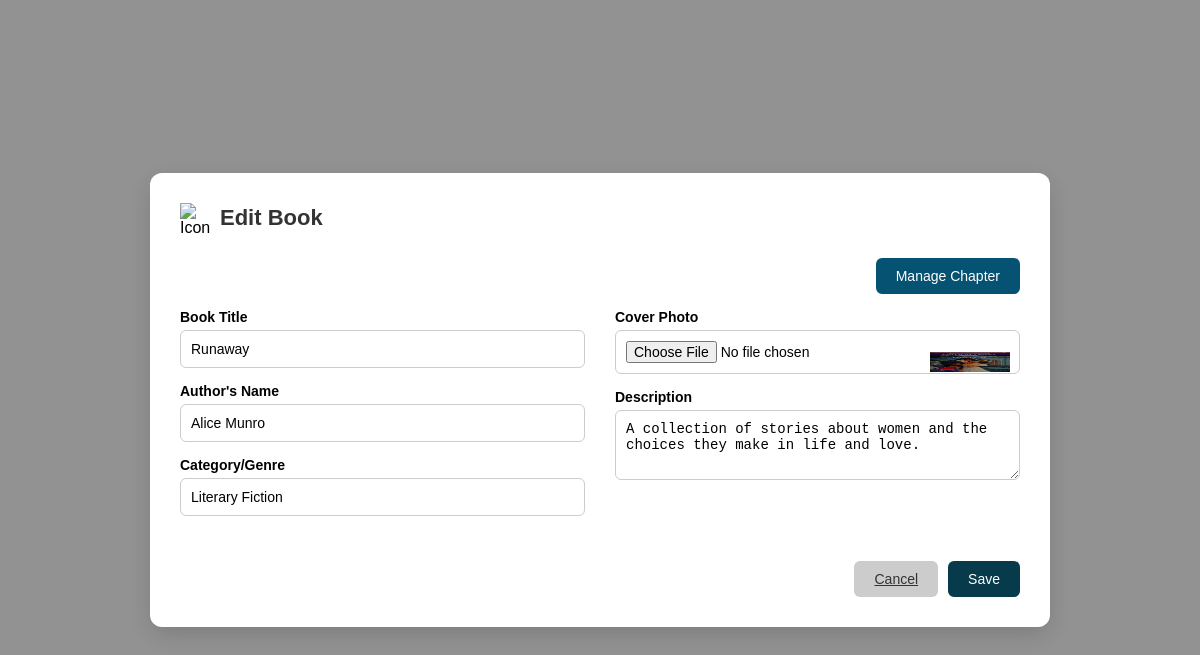
The app's page /admin/Edit-Book-Modal.php?id=27 with its own data.
### tables this page shows
CREATE TABLE `books` (
  `id` int(11) NOT NULL,
  `title` varchar(255) NOT NULL,
  `author` varchar(255) NOT NULL,
  `category` varchar(100) DEFAULT NULL,
  `cover_image` varchar(255) DEFAULT NULL,
  `views` int(11) DEFAULT 0,
  `description` text DEFAULT NULL,
  `created_at` timestamp NOT NULL DEFAULT current_timestamp(),
  `availability` int(11) DEFAULT 1
);

### admin/Edit-Book-Modal.php (the view, shortened to what this page needs)
<?php
include('../dbcon.php');
$book_id = $_GET['id'];
$stmt = $conn->prepare("SELECT * FROM books WHERE id = ?");
$stmt->bind_param("i", $book_id);
$stmt->execute();
$result = $stmt->get_result();
$book = $result->fetch_assoc();
?>
<!DOCTYPE html>
<html lang="en">
<head>
  <link rel="stylesheet" href="../css/Edit-Book-Modal.css">
</head>
<body>
  <div class="modal-overlay">
    <div class="modal-box">
      <div class="modal-header">
        <img src="../Images/book-icon.png" alt="Icon" class="modal-icon">
        <h2>Edit Book</h2>
      </div>
      <div style="text-align: right; margin-bottom: 15px;">
        <a href="manage-chapter.php?book_id=<?= $book_id ?>"><button class="chapter-btn"> Manage Chapter</button></a>
      </div>
      <form class="modal-form" action="UpdateBook.php" method="POST" enctype="multipart/form-data">
        <div class="form-grid">
          <div class="left-column">
            <div class="form-group">
              <label for="title">Book Title</label>
              <input type="text" id="title" name="title" value="<?php echo htmlspecialchars($book['title']); ?>" required>
            </div>
            <div class="form-group">
              <label for="author">Author's Name</label>
              <input type="text" id="author" name="author" value="<?php echo htmlspecialchars($book['author']); ?>" required>
            </div>
            <div class="form-group">
              <label for="genre">Category/Genre</label>
              <input type="text" id="genre" name="genre" value="<?php echo htmlspecialchars($book['category']); ?>" required>
            </div>
          </div>
          <div class="right-column">
            <div class="form-group icon-input">
              <label for="cover">Cover Photo</label>
              <input type="file" id="cover" name="cover">
              <img src="Images/<?php echo htmlspecialchars($book['cover_image']); ?>" alt="Current Cover" class="cover-icon" style="width: 80px; margin-top: 8px;">
            </div>
            <div class="form-group">
              <label for="description">Description</label>
              <textarea id="description" name="description" rows="3"><?php echo htmlspecialchars($book['description']); ?></textarea>
            </div>
          </div>
        </div>
        <div class="button-group">
          <a href="AdminBookEdit.php" class="cancel-btn">Cancel</a>
          <button type="submit" class="save-btn">Save</button>
        </div>
      </form>
    </div>
  </div>
</body>
</html>

### css/Edit-Book-Modal.css (style rules this page uses)
* { box-sizing: border-box; margin: 0; padding: 0; }
body { font-family: 'Montserrat', sans-serif; background-color: #f4f4f4; }
.modal-overlay { position: fixed; top: 0; left: 0; width: 100%; height: 100%; background: rgba(0,0,0,0.4); display: flex; justify-content: center; align-items: center; }
.modal-box { background: white; padding: 30px; max-width: 900px; width: 100%; border-radius: 12px; box-shadow: 0 8px 25px rgba(0, 0, 0, 0.15); overflow-y: auto; max-height: 95vh; }
.modal-header { display: flex; align-items: center; gap: 10px; margin-bottom: 25px; }
.modal-header h2 { font-size: 22px; color: #333; }
.modal-icon { width: 30px; height: 30px; }
.modal-form .form-grid { display: flex; gap: 30px; flex-wrap: wrap; }
.left-column, .right-column { flex: 1; min-width: 300px; }
.form-group { margin-bottom: 15px; }
.form-group label { display: block; font-weight: 600; margin-bottom: 5px; font-size: 14px; }
.form-group input, .form-group select, .form-group textarea { width: 100%; padding: 10px; font-size: 14px; border-radius: 6px; border: 1px solid #ccc; }
textarea { resize: vertical; }
.icon-input { position: relative; }
.cover-icon { position: absolute; right: 10px; top: 35px; width: 20px; height: 20px; pointer-events: none; }
.button-group { margin-top: 30px; display: flex; justify-content: flex-end; gap: 10px; }
.cancel-btn, .save-btn, .chapter-btn { padding: 10px 20px; font-size: 14px; border-radius: 6px; border: none; cursor: pointer; }
.cancel-btn { background-color: #ccc; color: #333; }
.save-btn, .chapter-btn { background-color: #073b4c; color: white; }
.save-btn:hover,.chapter-btn { background-color: #055272; }

### records on screen
books: title "Runaway", author "Alice Munro", genre "Literary Fiction", cover_image (picture), description "A collection of stories about women and the choices they make in life and love."
